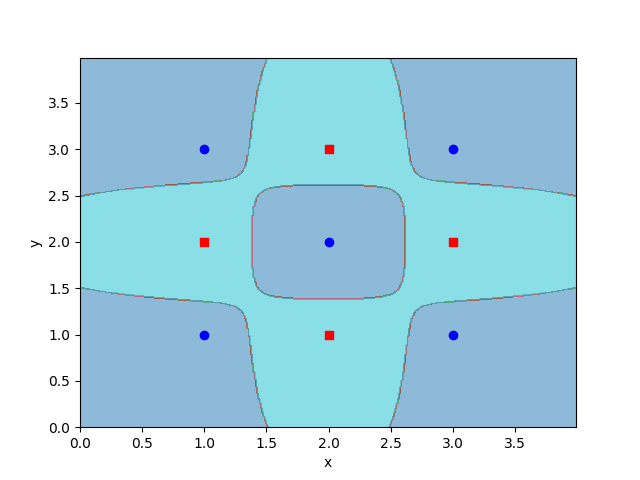

The Python source for this figure:
'''
SVM
'''
import numpy as np
from sklearn.metrics import mean_squared_error
import matplotlib
matplotlib.use('AGG')
import matplotlib.pyplot as plt

W1 = np.array([(1,1),(2,2),(3,3),(1,3),(3,1)])
W2 = np.array([(1,2),(2,1),(2,3),(3,2)])
W = np.vstack((W1,W2))

labels = np.array([0,0,0,0,0,1,1,1,1])
def plot_hyperplane(model,X,y,h=0.01,draw_sv=False):
    # create a mesh to plot in
    x_min, x_max = X[:, 0].min() - 1, X[:, 0].max() + 1
    y_min, y_max = X[:, 1].min() - 1, X[:, 1].max() + 1
    xx, yy = np.meshgrid(np.arange(x_min, x_max, h), np.arange(y_min, y_max, h))

    plt.xlim(xx.min(), xx.max())
    plt.ylim(yy.min(), yy.max())
    plt.xlabel('x')
    plt.ylabel('y')

    Z = model.predict(np.c_[xx.ravel(), yy.ravel()]) # SVM的分割超平面
    Z = Z.reshape(xx.shape)
    plt.contourf(xx, yy, Z, cmap='tab10', alpha=0.5)

    markers = ['o', 's', '^']
    colors = ['b', 'r', 'c']
    labels = np.unique(y)
    for label in labels:
        plt.scatter(X[y==label][:, 0], X[y==label][:, 1], c=colors[label], marker=markers[label])
    # 支持向量
    if draw_sv:
        sv = model.support_vectors_
        plt.scatter(sv[:, 0], sv[:, 1], c='y', marker='x')
    plt.savefig("svm.png")

from sklearn import svm
W = np.vstack((W1,W2))
model = svm.SVC(C=100.0)
model.fit(W,labels)
preds = model.predict(W)
print(mean_squared_error(preds,labels))
plot_hyperplane(model, W, labels)
